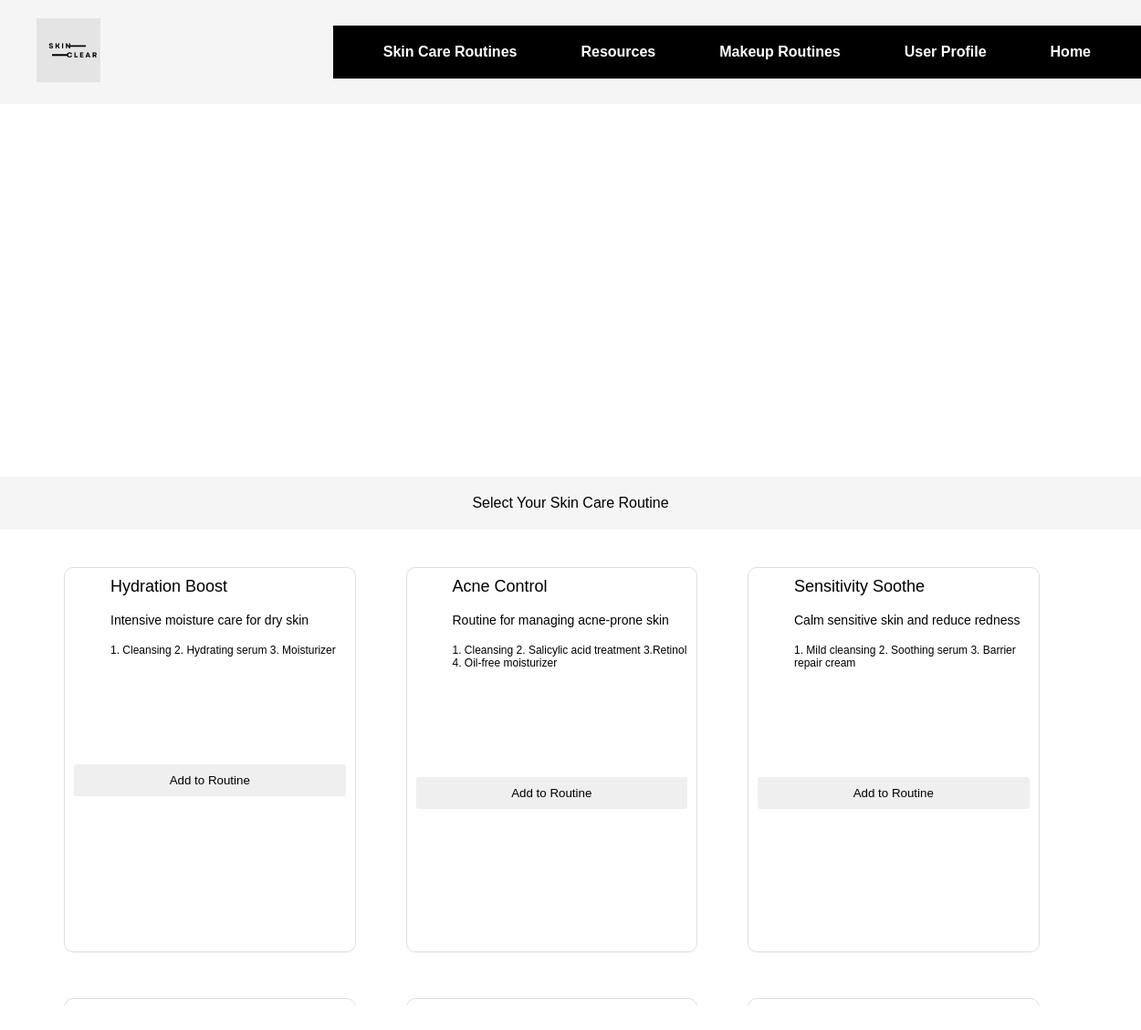
/ADMIN/makeup.routines.php, run on the app's committed database.
### tables this page shows
CREATE TABLE skinRegime(
RegimeID INT PRIMARY KEY NOT NULL,
Title VARCHAR(60),
RoutineDescription VARCHAR(60),
ForSkinType VARCHAR(60),
Steps VARCHAR(300));

### ACTION/get_routine.php (called while the page is built)
<?php
include('../settings/connection.php');
function getAllRoutines() {
    global $connection;
    $query = "SELECT * FROM skinRegime";
    $result = $connection->query($query);
    if ($result) {
        if ($result->num_rows > 0) {
            $chores = $result->fetch_all(MYSQLI_ASSOC);
            return $chores;
        } else {
            return [];
        }
    } else {
        echo "Error: " . $connection->error;
        return false;
    }
}
?>

### FUNCTIONS/routine_fxn.php (called while the page is built)
<?php
include('../action/get_routine.php');
$var_data = getAllRoutines();
?>

### ADMIN/makeup.routines.php (the view, shortened to what this page needs)
<!DOCTYPE html>
<html lang="en">
<head>
    <link rel="stylesheet" href="../CSS/homestyle.css">
</head>
<body>
<header>
        <div class="logo">
            <a href="../css/homestyle.css"><img src="../VIEW/images/SKIN.jpg" class="logo" width="70px" height="70px"></a>
        </div>
        <nav>
            <ul>
                <li><a href="routines.html">Skin Care Routines</a></li>
                <li><a href="resource.html">Resources</a></li>
                <li><a href="makeup.html">Makeup Routines</a></li>
                <li><a href="user.html">User Profile</a></li>
                <li><a href="home.php">Home</a></li>
            </ul>
        </nav>
</header>
<div class='main_content'>
<p>Select Your Skin Care Routine</p>
</div>
<?php
    include '../FUNCTIONS/routine_fxn.php';
    if(!empty($var_data)): ?>
    <div class="routines-container">
    <?php foreach ($var_data as $routine): ?>
    <div class="routine-box">
        <div class="routine-title"><?php echo htmlspecialchars($routine['Title']); ?></div>
        <br/>
        <div class="routine-desc"><?php echo nl2br(htmlspecialchars($routine['RoutineDescription'])); ?></div>
        <br/>
        <div class="routine-steps"><?php echo nl2br(htmlspecialchars($routine['Steps'])); ?></div>
        <br/>
        <button onclick="addToRoutine(<?php echo $routine['RegimeID']; ?>)">Add to Routine</button>
    </div>
    <?php endforeach; ?>
    </div>
<?php else: ?>
    <p>No routines found.</p>
<?php endif; ?>
</body>
</html>

### CSS/homestyle.css (style rules this page uses)
header { position:fixed; top:0; width:100%; padding:20px 40px; background-color:whitesmoke; display:flex; align-items: center; justify-content:space-between; z-index:100; }
body { font-family: Arial, sans-serif; background-color: white; display: flex; align-items: center; justify-content: center; min-height: 100vh; }
div { padding-left: 40px; }
body, h1, h2, h3, p, ul { margin: 0; padding: 0; list-style: none; }
nav { background-color: black; color: white; }
nav ul { display: flex; justify-content: center; padding: 10px 20px; }
nav ul li { margin: 0 15px; padding: 10px 20px; }
nav ul li a { color: white; text-decoration: none; font-weight: bold; }
a { color: black; text-decoration: none; font-weight: bold; }
.main_content { width:100%; margin-bottom: 600px; margin-left: auto; margin-right: auto; padding: 20px 40px; background-color: whitesmoke; position: absolute; }
p { text-align: center; }
button { width: 100%; padding: 10px 20px; border: none; border-radius: 3px; cursor: pointer; margin-bottom: 10px; }
.routine-box { border: 1px solid #ddd; border-radius: 10px; padding: 10px; margin: 20px; width: 90%; height: 400px; display: inline-block; vertical-align: top; align-items: center; margin-bottom: 15px; flex: 0 0 25%; }
.routine-title { font-size: 18px; color: black; }
.routine-desc { font-size: 14px; color: black; }
.routine-steps { font-size: 12px; color: black; padding-bottom: 100px; }
.routines-container { display: flex; flex-wrap: wrap; max-height: 500px; overflow-y: auto; gap: 15px; margin: 10px; }

### data on the page
skinregime: Title "Hydration Boost", RoutineDescription "Intensive moisture care for dry skin", Steps "1. Cleansing 2. Hydrating serum 3. Moisturizer"
skinregime: Title "Acne Control", RoutineDescription "Routine for managing acne-prone skin", Steps "1. Cleansing 2. Salicylic acid treatment 3.Retinol 4. Oil-free moisturizer"
skinregime: Title "Sensitivity Soothe", RoutineDescription "Calm sensitive skin and reduce redness", Steps "1. Mild cleansing 2. Soothing serum 3. Barrier repair cream"
